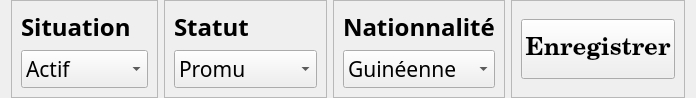
                                <widget class="QWidget" name="infoBloc6" native="true">
                                 <property name="maximumSize">
                                  <size>
                                   <width>16777215</width>
                                   <height>95</height>
                                  </size>
                                 </property>
                                 <layout class="QHBoxLayout" name="horizontalLayout_26">
                                  <property name="topMargin">
                                   <number>0</number>
                                  </property>
                                  <property name="bottomMargin">
                                   <number>0</number>
                                  </property>
                                  <item>
                                   <widget class="QFrame" name="frame_33">
                                    <property name="frameShape">
                                     <enum>QFrame::StyledPanel</enum>
                                    </property>
                                    <property name="frameShadow">
                                     <enum>QFrame::Raised</enum>
                                    </property>
                                    <layout class="QVBoxLayout" name="verticalLayout_51">
                                     <item alignment="Qt::AlignTop">
                                      <widget class="QLabel" name="labelSituationEleve">
                                       <property name="font">
                                        <font>
                                         <family>Century Gothic</family>
                                         <pointsize>18</pointsize>
                                         <weight>75</weight>
                                         <bold>true</bold>
                                        </font>
                                       </property>
                                       <property name="text">
                                        <string>Situation</string>
                                       </property>
                                      </widget>
                                     </item>
                                     <item>
                                      <widget class="QComboBox" name="comboSituationEleve">
                                       <property name="font">
                                        <font>
                                         <family>Century Gothic</family>
                                         <pointsize>16</pointsize>
                                        </font>
                                       </property>
                                       <item>
                                        <property name="text">
                                         <string>Actif</string>
                                        </property>
                                       </item>
                                       <item>
                                        <property name="text">
                                         <string>Suspendu</string>
                                        </property>
                                       </item>
                                       <item>
                                        <property name="text">
                                         <string>Licencé</string>
                                        </property>
                                       </item>
                                      </widget>
                                     </item>
                                    </layout>
                                   </widget>
                                  </item>
                                  <item>
                                   <widget class="QFrame" name="frame_38">
                                    <property name="frameShape">
                                     <enum>QFrame::StyledPanel</enum>
                                    </property>
                                    <property name="frameShadow">
                                     <enum>QFrame::Raised</enum>
                                    </property>
                                    <layout class="QVBoxLayout" name="verticalLayout_58">
                                     <item alignment="Qt::AlignTop">
                                      <widget class="QLabel" name="labelStatut">
                                       <property name="font">
                                        <font>
                                         <family>Century Gothic</family>
                                         <pointsize>18</pointsize>
                                         <weight>75</weight>
                                         <bold>true</bold>
                                        </font>
                                       </property>
                                       <property name="text">
                                        <string>Statut</string>
                                       </property>
                                      </widget>
                                     </item>
                                     <item>
                                      <widget class="QComboBox" name="comboStatut">
                                       <property name="font">
                                        <font>
                                         <family>Century Gothic</family>
                                         <pointsize>16</pointsize>
                                        </font>
                                       </property>
                                       <item>
                                        <property name="text">
                                         <string>Promu</string>
                                        </property>
                                       </item>
                                       <item>
                                        <property name="text">
                                         <string>Redoublant</string>
                                        </property>
                                       </item>
                                      </widget>
                                     </item>
                                    </layout>
                                   </widget>
                                  </item>
                                  <item>
                                   <widget class="QFrame" name="frame_39">
                                    <property name="frameShape">
                                     <enum>QFrame::StyledPanel</enum>
                                    </property>
                                    <property name="frameShadow">
                                     <enum>QFrame::Raised</enum>
                                    </property>
                                    <layout class="QVBoxLayout" name="verticalLayout_63">
                                     <item alignment="Qt::AlignTop">
                                      <widget class="QLabel" name="labelNationnalite">
                                       <property name="font">
                                        <font>
                                         <family>Century Gothic</family>
                                         <pointsize>18</pointsize>
                                         <weight>75</weight>
                                         <bold>true</bold>
                                        </font>
                                       </property>
                                       <property name="text">
                                        <string>Nationnalité</string>
                                       </property>
                                      </widget>
                                     </item>
                                     <item>
                                      <widget class="QComboBox" name="comboNationnalite">
                                       <property name="font">
                                        <font>
                                         <family>Century Gothic</family>
                                         <pointsize>16</pointsize>
                                        </font>
                                       </property>
                                       <item>
                                        <property name="text">
                                         <string>Guinéenne</string>
                                        </property>
                                       </item>
                                      </widget>
                                     </item>
                                    </layout>
                                   </widget>
                                  </item>
                                  <item>
                                   <widget class="QFrame" name="frame_40">
                                    <property name="frameShape">
                                     <enum>QFrame::StyledPanel</enum>
                                    </property>
                                    <property name="frameShadow">
                                     <enum>QFrame::Raised</enum>
                                    </property>
                                    <layout class="QVBoxLayout" name="verticalLayout_41">
                                     <item>
                                      <widget class="QPushButton" name="ajouterEleveBtn">
                                       <property name="maximumSize">
                                        <size>
                                         <width>16777215</width>
                                         <height>60</height>
                                        </size>
                                       </property>
                                       <property name="font">
                                        <font>
                                         <family>Century</family>
                                         <pointsize>18</pointsize>
                                         <weight>75</weight>
                                         <bold>true</bold>
                                        </font>
                                       </property>
                                       <property name="cursor">
                                        <cursorShape>PointingHandCursor</cursorShape>
                                       </property>
                                       <property name="text">
                                        <string>Enregistrer</string>
                                       </property>
                                       <property name="icon">
                                        <iconset resource="../QSS/QSS_Resources.qrc">
                                         <normaloff>:/newPrefix/Icons/save.png</normaloff>:/newPrefix/Icons/save.png</iconset>
                                       </property>
                                       <property name="iconSize">
                                        <size>
                                         <width>40</width>
                                         <height>40</height>
                                        </size>
                                       </property>
                                      </widget>
                                     </item>
                                    </layout>
                                   </widget>
                                  </item>
                                 </layout>
                                </widget>
